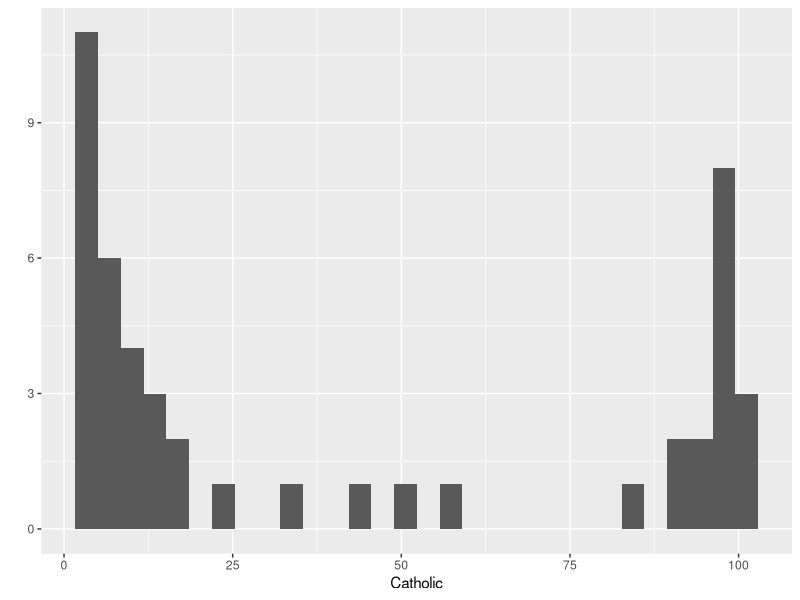
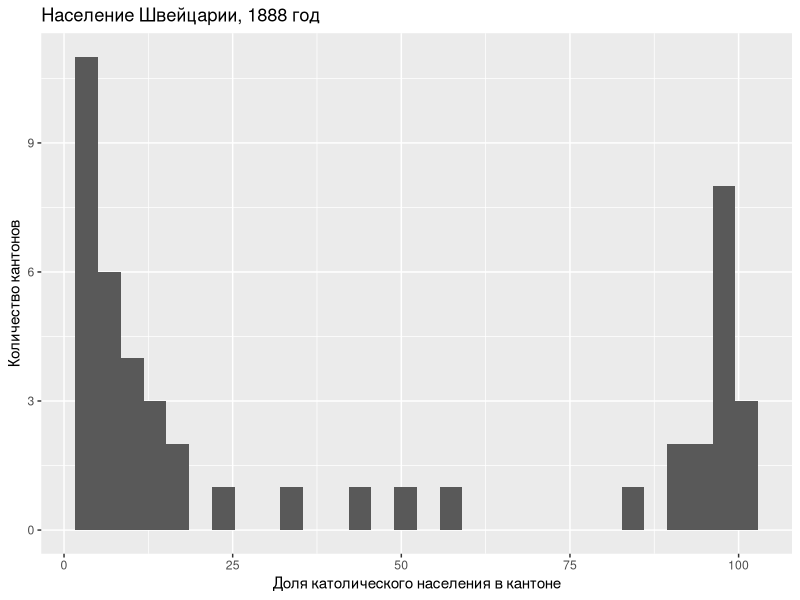
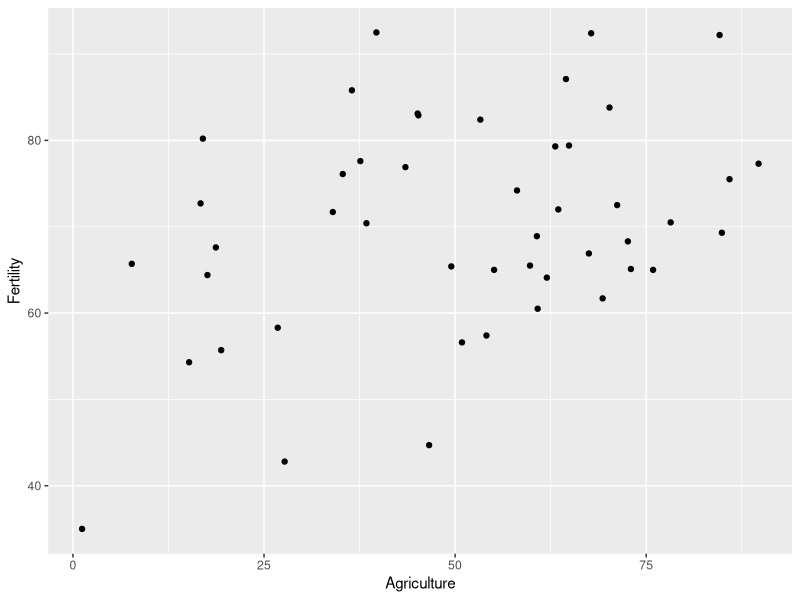

The R script that drew these images, in order:
## ---- chunk 1
library(tidyverse)
library(rio)
library(knitr) # перегонка Rmd -> md
opts_chunk$set(message = FALSE) # глобально
## ---- chunk 2
glimpse(swiss)
## ---- chunk 3
qplot(data = swiss, x = Catholic)
## ---- chunk 4
qplot(data = swiss, x = Catholic) + 
  xlab("Доля католического населения в кантоне") +
  ylab("Количество кантонов") +
  ggtitle("Население Швейцарии, 1888 год")
## ---- chunk 5
qplot(data = swiss, x = Agriculture, y = Fertility)
## ---- chunk 6
model_a <- lm(data = swiss, 
              Fertility ~ Agriculture + Catholic)
summary(model_a)
## ---- chunk 7
vcov(model_a)
